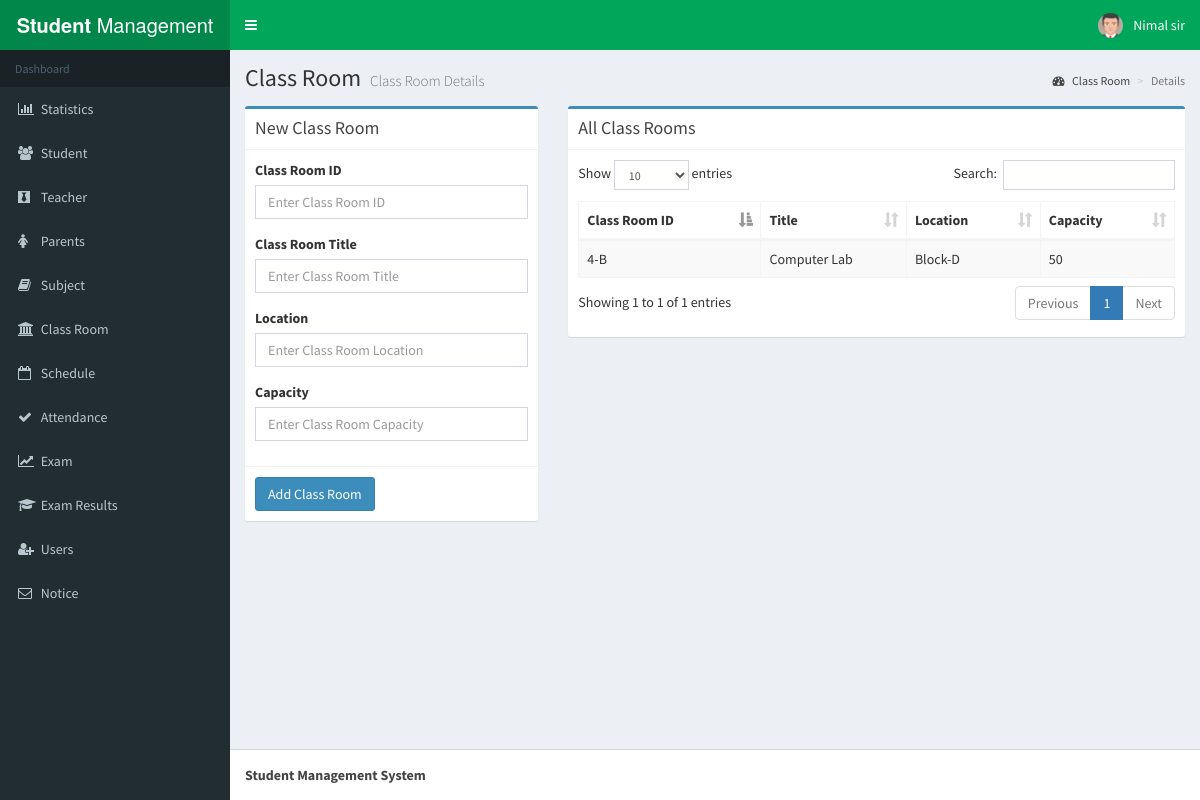
Page /class.php (signed in) on the committed database.
### tables this page shows
CREATE TABLE `classroom` (
  `hno` varchar(50) NOT NULL,
  `title` varchar(50) NOT NULL,
  `location` varchar(50) NOT NULL,
  `capacity` int(3) NOT NULL
);

### class.php (the view, shortened to what this page needs)
<?php session_start();
include_once 'database.php';
?>
<!DOCTYPE html>
<html>
<head>
  <link rel="stylesheet" href="bower_components/bootstrap/dist/css/bootstrap.min.css">
  <link rel="stylesheet" href="bower_components/font-awesome/css/font-awesome.min.css">
  <link rel="stylesheet" href="bower_components/Ionicons/css/ionicons.min.css">
    <link rel="stylesheet" href="bower_components/datatables.net-bs/css/dataTables.bootstrap.min.css">
  <link rel="stylesheet" href="bower_components/bootstrap-daterangepicker/daterangepicker.css">
  <link rel="stylesheet" href="bower_components/bootstrap-datepicker/dist/css/bootstrap-datepicker.min.css">
  <link rel="stylesheet" href="bower_components/select2/dist/css/select2.min.css">
  <link rel="stylesheet" href="dist/css/AdminLTE.min.css">
  <link rel="stylesheet" href="dist/css/skins/_all-skins.min.css">
</head>
<body class="hold-transition skin-green sidebar-mini">
<div class="wrapper">
 <?php include_once 'header.php'; ?>
  <?php include_once 'sidebar.php'; ?>
  <div class="content-wrapper">
    <section class="content-header">
      <h1>
        Class Room
        <small>Class Room Details</small>
      </h1>
      <ol class="breadcrumb">
        <li><a href="#"><i class="fa fa-dashboard"></i> Class Room</a></li>
        <li class="active">Details</li>
      </ol>
    </section>
    <section class="content">
 <div class="row">
 <div class="col-xs-4">
          <div class="box box-primary">
            <div class="box-header with-border">
              <h3 class="box-title">New Class Room</h3>
            </div>
            <form role="form" method="POST" >
              <div class="box-body">
                <div class="form-group">
                  <label for="exampleInputPassword1">Class Room ID</label>
                  <input name="hno" type="text" class="form-control" id="exampleInputPassword1" placeholder="Enter Class Room ID" required>
                </div>
                <div class="form-group">
                  <label for="exampleInputPassword1">Class Room Title</label>
                  <input name="title" type="text" class="form-control" id="exampleInputPassword1" placeholder="Enter Class Room Title" required>
                </div>
                  <div class="form-group">
                  <label for="exampleInputPassword1">Location</label>
                  <input name="location" type="text" class="form-control" id="exampleInputPassword1" placeholder="Enter Class Room Location" required>
                </div>
                  <div class="form-group">
                  <label for="exampleInputPassword1">Capacity</label>
                  <input name="capacity" type="text" class="form-control" id="exampleInputPassword1" placeholder="Enter Class Room Capacity" required>
                </div>
              </div>
              <div class="box-footer">
                <button type="submit" name="submit" value="submit" class="btn btn-primary">Add Class Room</button>
              </div>
            </form>
          </div></div>
          <div class="col-xs-8">
          <div class="box box-primary">
            <div class="box-header with-border">
              <h3 class="box-title">All Class Rooms</h3>
            </div>
            <div class="box-body">
              <table id="example1" class="table table-bordered table-striped">
                <thead>
                <tr>
                  <th>Class Room ID</th>
                  <th>Title</th>
                  <th>Location</th>
                   <th>Capacity</th>
                </tr>
                </thead>
                <tbody>
                  <?php
                  $sql = "SELECT * FROM classroom";
                  $result = $conn->query($sql);
                  if ($result->num_rows > 0) {
                     while($row = $result->fetch_assoc()) {
                      echo "<tr><td> " . $row["hno"]. " </td><td> " . $row["title"]. "</td><td>" . $row["location"]. "</td><td>" . $row["capacity"]. "</td></tr>";
                       }
                                  }
                  ?>
                </tbody>
              </table>
            </div>
          </div>
          </div>
        </div>
    </section>
  </div>
 <?php include_once 'footer.php'; ?>
</div>
</body>
</html>

### rows in the picture
classroom: hno "4-B", title "Computer Lab", location "Block-D", capacity "50"

### other values in the picture
$_SESSION['user'] "Nimal sir"
